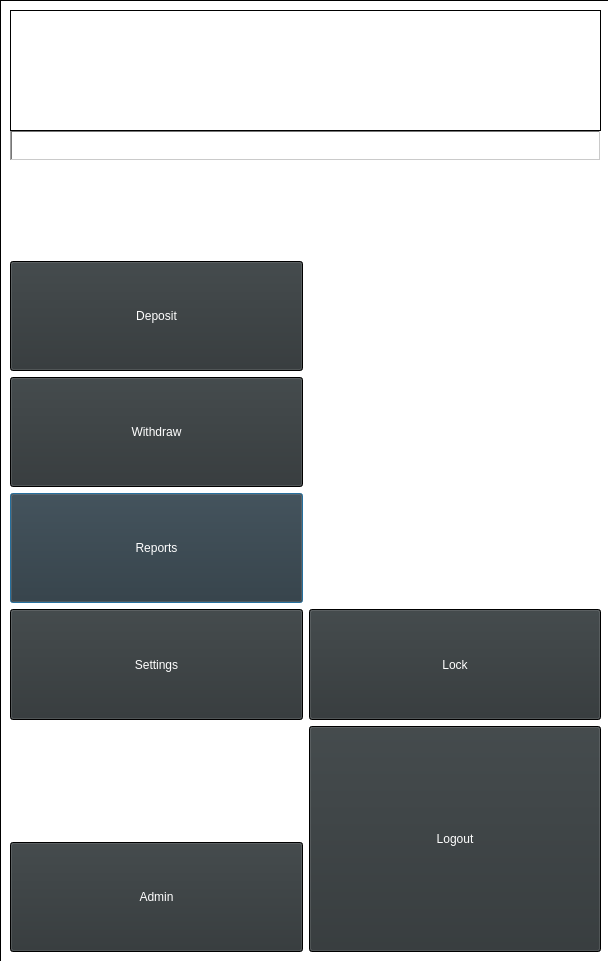
<?xml version="1.0" encoding="UTF-8"?>
<ui version="4.0">
 <class>MainMenuWindow</class>
 <widget class="QDialog" name="MainMenuWindow">
  <property name="geometry">
   <rect>
    <x>0</x>
    <y>0</y>
    <width>608</width>
    <height>961</height>
   </rect>
  </property>
  <property name="palette">
   <palette>
    <active>
     <colorrole role="WindowText">
      <brush brushstyle="SolidPattern">
       <color alpha="255">
        <red>255</red>
        <green>255</green>
        <blue>255</blue>
       </color>
      </brush>
     </colorrole>
     <colorrole role="Button">
      <brush brushstyle="SolidPattern">
       <color alpha="255">
        <red>0</red>
        <green>0</green>
        <blue>0</blue>
       </color>
      </brush>
     </colorrole>
     <colorrole role="Text">
      <brush brushstyle="SolidPattern">
       <color alpha="255">
        <red>255</red>
        <green>255</green>
        <blue>255</blue>
       </color>
      </brush>
     </colorrole>
     <colorrole role="ButtonText">
      <brush brushstyle="SolidPattern">
       <color alpha="255">
        <red>255</red>
        <green>255</green>
        <blue>255</blue>
       </color>
      </brush>
     </colorrole>
     <colorrole role="Base">
      <brush brushstyle="SolidPattern">
       <color alpha="255">
        <red>255</red>
        <green>255</green>
        <blue>255</blue>
       </color>
      </brush>
     </colorrole>
     <colorrole role="Window">
      <brush brushstyle="SolidPattern">
       <color alpha="255">
        <red>0</red>
        <green>0</green>
        <blue>0</blue>
       </color>
      </brush>
     </colorrole>
    </active>
    <inactive>
     <colorrole role="WindowText">
      <brush brushstyle="SolidPattern">
       <color alpha="255">
        <red>255</red>
        <green>255</green>
        <blue>255</blue>
       </color>
      </brush>
     </colorrole>
     <colorrole role="Button">
      <brush brushstyle="SolidPattern">
       <color alpha="255">
        <red>0</red>
        <green>0</green>
        <blue>0</blue>
       </color>
      </brush>
     </colorrole>
     <colorrole role="Text">
      <brush brushstyle="SolidPattern">
       <color alpha="255">
        <red>255</red>
        <green>255</green>
        <blue>255</blue>
       </color>
      </brush>
     </colorrole>
     <colorrole role="ButtonText">
      <brush brushstyle="SolidPattern">
       <color alpha="255">
        <red>255</red>
        <green>255</green>
        <blue>255</blue>
       </color>
      </brush>
     </colorrole>
     <colorrole role="Base">
      <brush brushstyle="SolidPattern">
       <color alpha="255">
        <red>255</red>
        <green>255</green>
        <blue>255</blue>
       </color>
      </brush>
     </colorrole>
     <colorrole role="Window">
      <brush brushstyle="SolidPattern">
       <color alpha="255">
        <red>0</red>
        <green>0</green>
        <blue>0</blue>
       </color>
      </brush>
     </colorrole>
    </inactive>
    <disabled>
     <colorrole role="WindowText">
      <brush brushstyle="SolidPattern">
       <color alpha="255">
        <red>190</red>
        <green>190</green>
        <blue>190</blue>
       </color>
      </brush>
     </colorrole>
     <colorrole role="Button">
      <brush brushstyle="SolidPattern">
       <color alpha="255">
        <red>0</red>
        <green>0</green>
        <blue>0</blue>
       </color>
      </brush>
     </colorrole>
     <colorrole role="Text">
      <brush brushstyle="SolidPattern">
       <color alpha="255">
        <red>190</red>
        <green>190</green>
        <blue>190</blue>
       </color>
      </brush>
     </colorrole>
     <colorrole role="ButtonText">
      <brush brushstyle="SolidPattern">
       <color alpha="255">
        <red>190</red>
        <green>190</green>
        <blue>190</blue>
       </color>
      </brush>
     </colorrole>
     <colorrole role="Base">
      <brush brushstyle="SolidPattern">
       <color alpha="255">
        <red>0</red>
        <green>0</green>
        <blue>0</blue>
       </color>
      </brush>
     </colorrole>
     <colorrole role="Window">
      <brush brushstyle="SolidPattern">
       <color alpha="255">
        <red>0</red>
        <green>0</green>
        <blue>0</blue>
       </color>
      </brush>
     </colorrole>
    </disabled>
   </palette>
  </property>
  <property name="windowTitle">
   <string>Dialog</string>
  </property>
  <widget class="QWidget" name="gridLayoutWidget">
   <property name="geometry">
    <rect>
     <x>10</x>
     <y>261</y>
     <width>591</width>
     <height>691</height>
    </rect>
   </property>
   <layout class="QGridLayout" name="gridLayout">
    <item row="2" column="0">
     <widget class="QPushButton" name="pushButton_3">
      <property name="sizePolicy">
       <sizepolicy hsizetype="Minimum" vsizetype="Ignored">
        <horstretch>0</horstretch>
        <verstretch>0</verstretch>
       </sizepolicy>
      </property>
      <property name="palette">
       <palette>
        <active>
         <colorrole role="Button">
          <brush brushstyle="SolidPattern">
           <color alpha="255">
            <red>46</red>
            <green>52</green>
            <blue>54</blue>
           </color>
          </brush>
         </colorrole>
        </active>
        <inactive>
         <colorrole role="Button">
          <brush brushstyle="SolidPattern">
           <color alpha="255">
            <red>46</red>
            <green>52</green>
            <blue>54</blue>
           </color>
          </brush>
         </colorrole>
        </inactive>
        <disabled>
         <colorrole role="Button">
          <brush brushstyle="SolidPattern">
           <color alpha="255">
            <red>46</red>
            <green>52</green>
            <blue>54</blue>
           </color>
          </brush>
         </colorrole>
        </disabled>
       </palette>
      </property>
      <property name="text">
       <string>Reports</string>
      </property>
      <property name="icon">
       <iconset>
        <normaloff>icons/white_reports.png</normaloff>icons/white_reports.png</iconset>
      </property>
      <property name="iconSize">
       <size>
        <width>80</width>
        <height>80</height>
       </size>
      </property>
     </widget>
    </item>
    <item row="1" column="0">
     <widget class="QPushButton" name="pushButton_2">
      <property name="sizePolicy">
       <sizepolicy hsizetype="Minimum" vsizetype="Ignored">
        <horstretch>0</horstretch>
        <verstretch>0</verstretch>
       </sizepolicy>
      </property>
      <property name="palette">
       <palette>
        <active>
         <colorrole role="Button">
          <brush brushstyle="SolidPattern">
           <color alpha="255">
            <red>46</red>
            <green>52</green>
            <blue>54</blue>
           </color>
          </brush>
         </colorrole>
        </active>
        <inactive>
         <colorrole role="Button">
          <brush brushstyle="SolidPattern">
           <color alpha="255">
            <red>46</red>
            <green>52</green>
            <blue>54</blue>
           </color>
          </brush>
         </colorrole>
        </inactive>
        <disabled>
         <colorrole role="Button">
          <brush brushstyle="SolidPattern">
           <color alpha="255">
            <red>46</red>
            <green>52</green>
            <blue>54</blue>
           </color>
          </brush>
         </colorrole>
        </disabled>
       </palette>
      </property>
      <property name="text">
       <string>Withdraw</string>
      </property>
      <property name="icon">
       <iconset>
        <normaloff>icons/white-withdraw.png</normaloff>icons/white-withdraw.png</iconset>
      </property>
      <property name="iconSize">
       <size>
        <width>80</width>
        <height>80</height>
       </size>
      </property>
     </widget>
    </item>
    <item row="0" column="0">
     <widget class="QPushButton" name="pushButton">
      <property name="sizePolicy">
       <sizepolicy hsizetype="Ignored" vsizetype="Ignored">
        <horstretch>0</horstretch>
        <verstretch>0</verstretch>
       </sizepolicy>
      </property>
      <property name="minimumSize">
       <size>
        <width>0</width>
        <height>0</height>
       </size>
      </property>
      <property name="baseSize">
       <size>
        <width>0</width>
        <height>0</height>
       </size>
      </property>
      <property name="palette">
       <palette>
        <active>
         <colorrole role="Button">
          <brush brushstyle="SolidPattern">
           <color alpha="255">
            <red>46</red>
            <green>52</green>
            <blue>54</blue>
           </color>
          </brush>
         </colorrole>
        </active>
        <inactive>
         <colorrole role="Button">
          <brush brushstyle="SolidPattern">
           <color alpha="255">
            <red>46</red>
            <green>52</green>
            <blue>54</blue>
           </color>
          </brush>
         </colorrole>
        </inactive>
        <disabled>
         <colorrole role="Button">
          <brush brushstyle="SolidPattern">
           <color alpha="255">
            <red>46</red>
            <green>52</green>
            <blue>54</blue>
           </color>
          </brush>
         </colorrole>
        </disabled>
       </palette>
      </property>
      <property name="text">
       <string>Deposit</string>
      </property>
      <property name="icon">
       <iconset>
        <selectedon>icons/white-safe.png</selectedon>
       </iconset>
      </property>
      <property name="iconSize">
       <size>
        <width>80</width>
        <height>80</height>
       </size>
      </property>
     </widget>
    </item>
    <item row="3" column="0">
     <widget class="QPushButton" name="pushButton_4">
      <property name="sizePolicy">
       <sizepolicy hsizetype="Minimum" vsizetype="Ignored">
        <horstretch>0</horstretch>
        <verstretch>0</verstretch>
       </sizepolicy>
      </property>
      <property name="palette">
       <palette>
        <active>
         <colorrole role="Button">
          <brush brushstyle="SolidPattern">
           <color alpha="255">
            <red>46</red>
            <green>52</green>
            <blue>54</blue>
           </color>
          </brush>
         </colorrole>
        </active>
        <inactive>
         <colorrole role="Button">
          <brush brushstyle="SolidPattern">
           <color alpha="255">
            <red>46</red>
            <green>52</green>
            <blue>54</blue>
           </color>
          </brush>
         </colorrole>
        </inactive>
        <disabled>
         <colorrole role="Button">
          <brush brushstyle="SolidPattern">
           <color alpha="255">
            <red>46</red>
            <green>52</green>
            <blue>54</blue>
           </color>
          </brush>
         </colorrole>
        </disabled>
       </palette>
      </property>
      <property name="text">
       <string>Settings</string>
      </property>
      <property name="icon">
       <iconset>
        <normaloff>icons/white_gear.png</normaloff>icons/white_gear.png</iconset>
      </property>
      <property name="iconSize">
       <size>
        <width>80</width>
        <height>80</height>
       </size>
      </property>
     </widget>
    </item>
    <item row="3" column="1">
     <widget class="QPushButton" name="pushButton_6">
      <property name="sizePolicy">
       <sizepolicy hsizetype="Minimum" vsizetype="Ignored">
        <horstretch>0</horstretch>
        <verstretch>0</verstretch>
       </sizepolicy>
      </property>
      <property name="palette">
       <palette>
        <active>
         <colorrole role="Button">
          <brush brushstyle="SolidPattern">
           <color alpha="255">
            <red>46</red>
            <green>52</green>
            <blue>54</blue>
           </color>
          </brush>
         </colorrole>
        </active>
        <inactive>
         <colorrole role="Button">
          <brush brushstyle="SolidPattern">
           <color alpha="255">
            <red>46</red>
            <green>52</green>
            <blue>54</blue>
           </color>
          </brush>
         </colorrole>
        </inactive>
        <disabled>
         <colorrole role="Button">
          <brush brushstyle="SolidPattern">
           <color alpha="255">
            <red>46</red>
            <green>52</green>
            <blue>54</blue>
           </color>
          </brush>
         </colorrole>
        </disabled>
       </palette>
      </property>
      <property name="text">
       <string>Lock</string>
      </property>
      <property name="icon">
       <iconset>
        <normaloff>icons/White_Lock.png</normaloff>icons/White_Lock.png</iconset>
      </property>
      <property name="iconSize">
       <size>
        <width>80</width>
        <height>80</height>
       </size>
      </property>
     </widget>
    </item>
    <item row="6" column="0">
     <widget class="QPushButton" name="pushButton_5">
      <property name="sizePolicy">
       <sizepolicy hsizetype="Minimum" vsizetype="Ignored">
        <horstretch>0</horstretch>
        <verstretch>0</verstretch>
       </sizepolicy>
      </property>
      <property name="palette">
       <palette>
        <active>
         <colorrole role="Button">
          <brush brushstyle="SolidPattern">
           <color alpha="255">
            <red>46</red>
            <green>52</green>
            <blue>54</blue>
           </color>
          </brush>
         </colorrole>
        </active>
        <inactive>
         <colorrole role="Button">
          <brush brushstyle="SolidPattern">
           <color alpha="255">
            <red>46</red>
            <green>52</green>
            <blue>54</blue>
           </color>
          </brush>
         </colorrole>
        </inactive>
        <disabled>
         <colorrole role="Button">
          <brush brushstyle="SolidPattern">
           <color alpha="255">
            <red>46</red>
            <green>52</green>
            <blue>54</blue>
           </color>
          </brush>
         </colorrole>
        </disabled>
       </palette>
      </property>
      <property name="text">
       <string>Admin</string>
      </property>
      <property name="icon">
       <iconset>
        <normaloff>icons/White_admin-512.png</normaloff>icons/White_admin-512.png</iconset>
      </property>
      <property name="iconSize">
       <size>
        <width>80</width>
        <height>80</height>
       </size>
      </property>
     </widget>
    </item>
    <item row="5" column="0">
     <widget class="QFrame" name="verticalFrame">
      <layout class="QVBoxLayout" name="verticalLayout"/>
     </widget>
    </item>
    <item row="5" column="1" rowspan="2">
     <widget class="QPushButton" name="pushButton_7">
      <property name="sizePolicy">
       <sizepolicy hsizetype="Minimum" vsizetype="Ignored">
        <horstretch>0</horstretch>
        <verstretch>0</verstretch>
       </sizepolicy>
      </property>
      <property name="palette">
       <palette>
        <active>
         <colorrole role="Button">
          <brush brushstyle="SolidPattern">
           <color alpha="255">
            <red>46</red>
            <green>52</green>
            <blue>54</blue>
           </color>
          </brush>
         </colorrole>
        </active>
        <inactive>
         <colorrole role="Button">
          <brush brushstyle="SolidPattern">
           <color alpha="255">
            <red>46</red>
            <green>52</green>
            <blue>54</blue>
           </color>
          </brush>
         </colorrole>
        </inactive>
        <disabled>
         <colorrole role="Button">
          <brush brushstyle="SolidPattern">
           <color alpha="255">
            <red>46</red>
            <green>52</green>
            <blue>54</blue>
           </color>
          </brush>
         </colorrole>
        </disabled>
       </palette>
      </property>
      <property name="text">
       <string>Logout</string>
      </property>
      <property name="icon">
       <iconset>
        <normaloff>icons/white-key.png</normaloff>icons/white-key.png</iconset>
      </property>
      <property name="iconSize">
       <size>
        <width>80</width>
        <height>80</height>
       </size>
      </property>
     </widget>
    </item>
   </layout>
  </widget>
  <widget class="QLabel" name="label">
   <property name="geometry">
    <rect>
     <x>10</x>
     <y>130</y>
     <width>591</width>
     <height>31</height>
    </rect>
   </property>
   <property name="frameShape">
    <enum>QFrame::WinPanel</enum>
   </property>
   <property name="frameShadow">
    <enum>QFrame::Sunken</enum>
   </property>
   <property name="text">
    <string>Main Menu</string>
   </property>
   <property name="alignment">
    <set>Qt::AlignCenter</set>
   </property>
  </widget>
  <widget class="QGraphicsView" name="graphicsView">
   <property name="geometry">
    <rect>
     <x>0</x>
     <y>0</y>
     <width>611</width>
     <height>971</height>
    </rect>
   </property>
   <property name="verticalScrollBarPolicy">
    <enum>Qt::ScrollBarAlwaysOff</enum>
   </property>
   <property name="horizontalScrollBarPolicy">
    <enum>Qt::ScrollBarAlwaysOff</enum>
   </property>
  </widget>
  <widget class="QGraphicsView" name="graphicsView_2">
   <property name="geometry">
    <rect>
     <x>10</x>
     <y>10</y>
     <width>591</width>
     <height>121</height>
    </rect>
   </property>
  </widget>
  <zorder>graphicsView</zorder>
  <zorder>gridLayoutWidget</zorder>
  <zorder>label</zorder>
  <zorder>graphicsView_2</zorder>
 </widget>
 <resources/>
 <connections/>
</ui>
